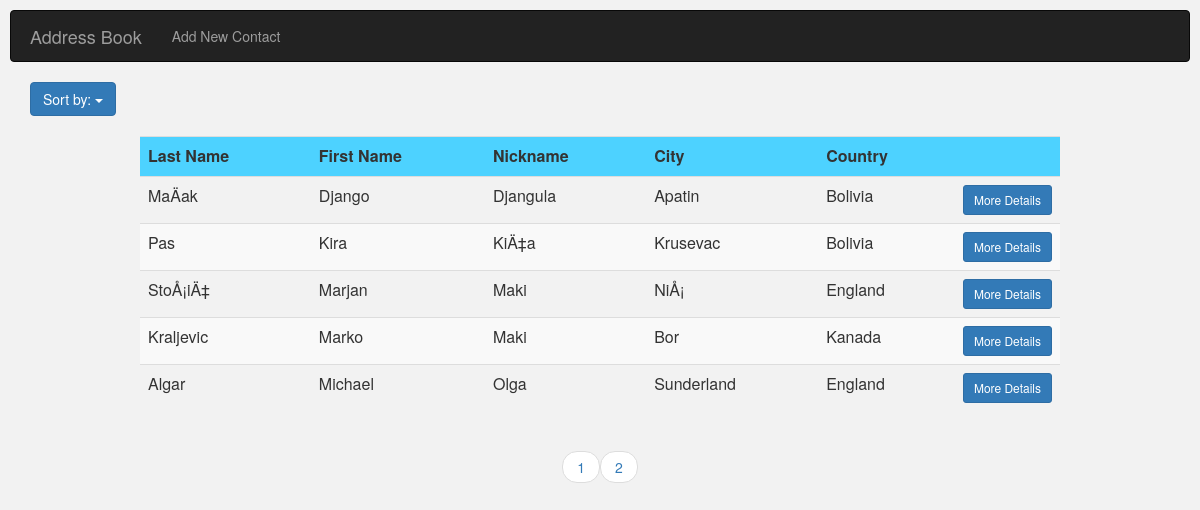
The app's page /sort_by_last_name.php with its own data.
### tables this page shows
CREATE TABLE IF NOT EXISTS `person_details` (
  `id` int(11) NOT NULL AUTO_INCREMENT,
  `person_id` int(11) NOT NULL,
  `street` varchar(250) NOT NULL,
  `number` varchar(250) NOT NULL,
  `city` varchar(250) NOT NULL,
  `zip_code` varchar(250) NOT NULL,
  `country` varchar(250) NOT NULL,
  `email` varchar(250) NOT NULL,
  `phone_1` varchar(250) NOT NULL,
  `phone_2` varchar(250) NOT NULL,
  PRIMARY KEY (`id`),
  KEY `person_id` (`person_id`)
);

CREATE TABLE IF NOT EXISTS `person` (
  `id` int(11) NOT NULL AUTO_INCREMENT,
  `first_name` varchar(250) NOT NULL,
  `last_name` varchar(250) NOT NULL,
  `nickname` varchar(250) NOT NULL,
  PRIMARY KEY (`id`)
);

### sort_by_last_name.php (the view, shortened to what this page needs)
<?php include("includes/connection.php"); ?>
<?php
    $per_page = 5;
    if(isset($_GET['page'])) {
      $page = $_GET['page'];
    } else {
      $page = 1;
    }
    $start_from = ($page - 1) * $per_page;
    $sql  = "SELECT * ";
    $sql .= "FROM person ";
    $sql .= "LEFT JOIN person_details ";
    $sql .= "ON person.id = person_details.person_id ";
    $sql .= "ORDER BY first_name ASC LIMIT $start_from, $per_page";
    $result = mysqli_query($connection, $sql);
?>
<?php include("includes/header.php"); ?>
    <div class="container">
        <div id="sort_button" class="row col-md-12" >
            <div id="sort_button_2" class="btn-group col-md-12 ">
              <button type="button" class="btn btn-primary dropdown-toggle" data-toggle="dropdown" aria-haspopup="true" aria-expanded="false">Sort by: <span class="caret"></span>
              </button>
              <br>
            </div>
        </div>
        <div class="row col-md-10 col-md-offset-1" >
            <table " class="table table-striped table-hover">
                <tr id="color">
                      <th>Last Name</th>
                      <th>First Name</th>
                      <th>Nickname</th>
                      <th>City</th>
                      <th>Country</th>
                      <th class="col-md-1"></th>
                </tr>
                <?php while ( $row = mysqli_fetch_array($result)) : ?>
                    <tr>
                        <td><?php echo $row['last_name']; ?></td>
                        <td><?php echo $row['first_name']; ?></td>
                        <td><?php echo $row['nickname']; ?></td>
                        <td><?php echo $row['city']; ?></td>
                        <td><?php echo $row['country']; ?></td>
                        <td><a class="btn btn-primary btn-sm" href="single_contact.php?id=<?php echo $row['person_id']; ?>">More Details</a></td>
                    </tr>
                <?php endwhile; ?>
            </table>
        </div>
    </div>
    <ul class="pager">
    <?php
      $sql_pagination  = "SELECT * ";
      $sql_pagination .= "FROM person ";
      $sql_pagination .= "LEFT JOIN person_details ";
      $sql_pagination .= "ON person.id = person_details.person_id";
      $result_pagination = mysqli_query($connection, $sql_pagination);
      $count = mysqli_num_rows($result_pagination);
      $total_pages = ceil($count / $per_page);
       for($i=1; $i<=$total_pages; $i++){
          echo '<li><a href="index.php?page=' . $i . '">' . $i . '</a></li>';
       }
    ?>
    </ul>
<?php include("includes/footer.php"); ?>

### css/styles.css (style rules this page uses)
body { padding: 10px 10px; background-color: #f2f2f2; }
#sort_button { padding-left: 0; padding-bottom: 20px; margin:auto; }
#sort_button_2 { margin-left: 0; padding-left: 0; }
#color { background-color: #4dd2ff; }

### records on screen
person_details: person.last_name "MaÄak", person.first_name "Django", person.nickname "Djangula", city "Apatin", country "Bolivia"
person_details: person.last_name "Pas", person.first_name "Kira", person.nickname "KiÄ‡a", city "Krusevac", country "Bolivia"
person_details: person.last_name "StoÅ¡iÄ‡", person.first_name "Marjan", person.nickname "Maki", city "NiÅ¡", country "England"
person_details: person.last_name "Kraljevic", person.first_name "Marko", person.nickname "Maki", city "Bor", country "Kanada"
person_details: person.last_name "Algar", person.first_name "Michael", person.nickname "Olga", city "Sunderland", country "England"
